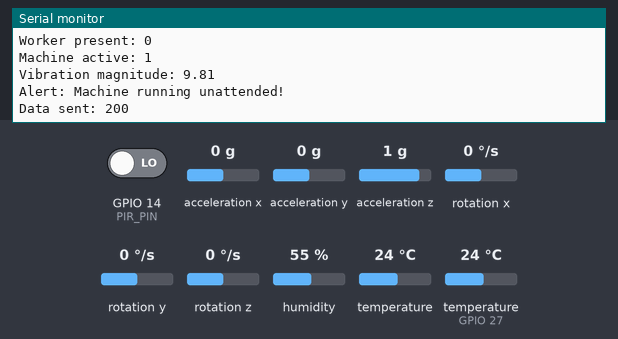
This sketch was run on a simulated ESP32. On the bench: the last lines printed to the serial monitor. The test bench sets the inputs (shaded band); at power-on: acceleration z 1 g, GPIO 14 (PIR_PIN) LOW, humidity 55 %, acceleration x 0 g, temperature (sensor on GPIO 27) 24 °C, acceleration y 0 g, rotation x 0 °/s, rotation y 0 °/s, rotation z 0 °/s, temperature 24 °C. WiFi joins after 1.5 s; servers stay silent unless stated; uploads are accepted with an empty reply.

Above: at 2.7 s.
2.8 s: acceleration z set to 0 g
At 3.92 s:
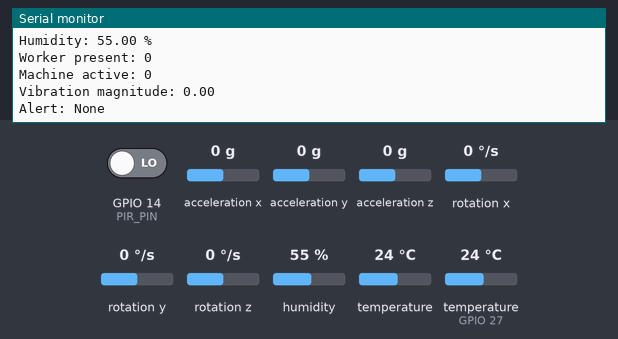
7.4 s: GPIO 14 (PIR_PIN) driven HIGH
At 8.39 s:
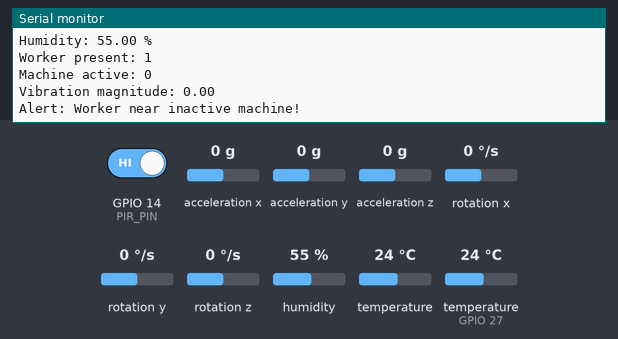
11.9 s: humidity set to 22 %
At 13.8 s:
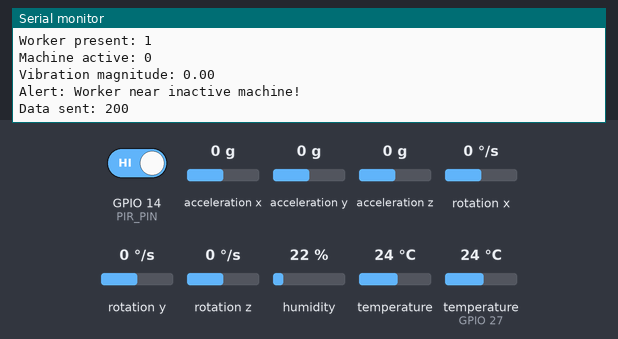
14.9 s: acceleration x set to -1.4 g
At 16.6 s:
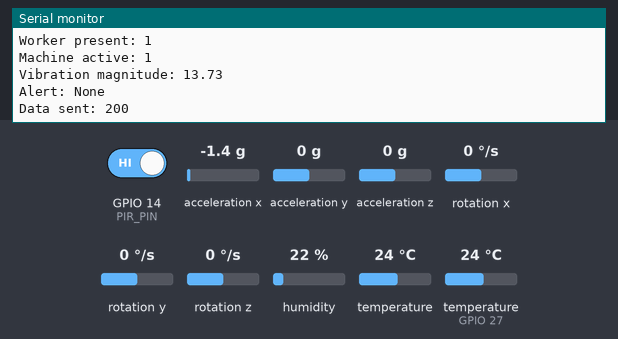
17.9 s: temperature (sensor on GPIO 27) set to 12 °C
At 19.55 s:
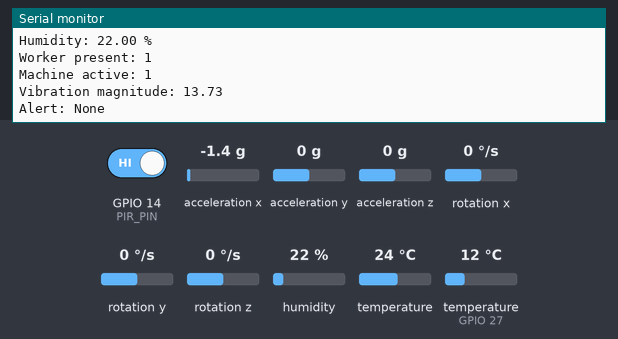
20.9 s: acceleration y set to -1.4 g
At 22.7 s:
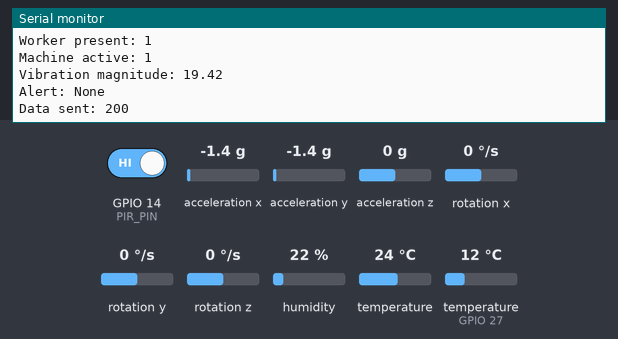
Timing chart, 0 to 24.2 s (numbered marks = the images above; inputs shaded):
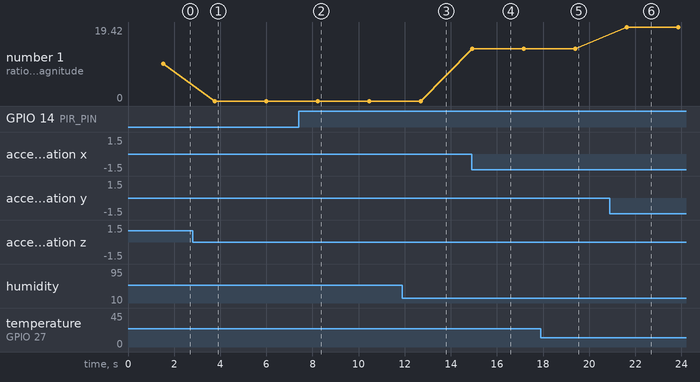

The sketch:

Worker_Safety_Detection_For_Factories.ino
```cpp
#include <Wire.h>
#include <Adafruit_Sensor.h>
#include <Adafruit_MPU6050.h>
#include "DHT.h"
#include <WiFi.h>
#include <HTTPClient.h>

// Define pins
#define PIR_PIN 14
#define DHTPIN 27
#define DHTTYPE DHT11

// Sensor objects
DHT dht(DHTPIN, DHTTYPE);
Adafruit_MPU6050 mpu;

// WiFi credentials (change accordingly)
const char* ssid = "Subham's F25 Pro 5G";
const char* password = "Sark@21Subh";

// Logging server or endpoint
const char* serverName = "https://factory-monitor.onrender.com/log"; // Replace with actual server/API

// State thresholds
const float VIBRATION_THRESHOLD = 0.5;  // Adjust empirically

void setup() {
  Serial.begin(115200);
  pinMode(PIR_PIN, INPUT);

  // Initialize sensors
  dht.begin();
  if (!mpu.begin()) {
    Serial.println("MPU6050 not detected!");
    while (1) delay(10);
  }

  // Connect to WiFi
  WiFi.begin(ssid, password);
  Serial.print("Connecting to WiFi..");
  while (WiFi.status() != WL_CONNECTED) {
    delay(500); Serial.print(".");
  }
  Serial.println("Connected!");
}

void loop() {
  // Read sensors
  bool workerPresent = digitalRead(PIR_PIN);
  float temp = dht.readTemperature();
  float humidity = dht.readHumidity();

  sensors_event_t a, g, temp_mpu;
  mpu.getEvent(&a, &g, &temp_mpu);

  float vibrationMagnitude = sqrt(a.acceleration.x * a.acceleration.x +
                                  a.acceleration.y * a.acceleration.y +
                                  a.acceleration.z * a.acceleration.z);

  bool machineActive = (vibrationMagnitude > VIBRATION_THRESHOLD);

  // Safety logic
  String alertMessage = "None";
  if (workerPresent && !machineActive) {
    alertMessage = "Worker near inactive machine!";
  } else if (!workerPresent && machineActive) {
    alertMessage = "Machine running unattended!";
  }

  // ✅ Debug Output
  Serial.println("---------------");
  Serial.print("Temp: "); Serial.print(temp); Serial.println(" °C");
  Serial.print("Humidity: "); Serial.print(humidity); Serial.println(" %");
  Serial.print("Worker present: "); Serial.println(workerPresent);
  Serial.print("Machine active: "); Serial.println(machineActive);
  Serial.print("Vibration magnitude: "); Serial.println(vibrationMagnitude);
  Serial.print("Alert: "); Serial.println(alertMessage);

  // Log or send alert
  if (WiFi.status() == WL_CONNECTED) {
    HTTPClient http;
    http.begin(serverName);
    http.addHeader("Content-Type", "application/json");

    String postData = "{";
    postData += "\"temp\":" + String(temp) + ",";
    postData += "\"humidity\":" + String(humidity) + ",";
    postData += "\"worker_present\":" + String(workerPresent) + ",";
    postData += "\"machine_active\":" + String(machineActive) + ",";
    postData += "\"alert\":\"" + alertMessage + "\"";
    postData += "}";

    int httpResponseCode = http.POST(postData);
    Serial.print("Data sent: ");
    Serial.println(httpResponseCode);
    http.end();
  } else {
    Serial.println("WiFi not connected");
  }

  delay(2000);
}
```

Measured:
- after the input at 2.8 s, the serial monitor: prints a new line after 0.96 s (image 1)
- after the input at 7.4 s, the serial monitor: prints a new line after 0.82 s (image 2)
- after the input at 11.9 s, the serial monitor: prints a new line after 0.79 s (image 3)
- after the input at 14.9 s, the serial monitor: prints a new line at once (image 4)
- after the input at 17.9 s, the serial monitor: prints a new line after 1.5 s (image 5)
- after the input at 20.9 s, the serial monitor: prints a new line after 0.72 s (image 6)
- plotted number 1: 0 → 13.73 after the input at 14.9 s, 13.73 → 19.42 after the input at 20.9 s
